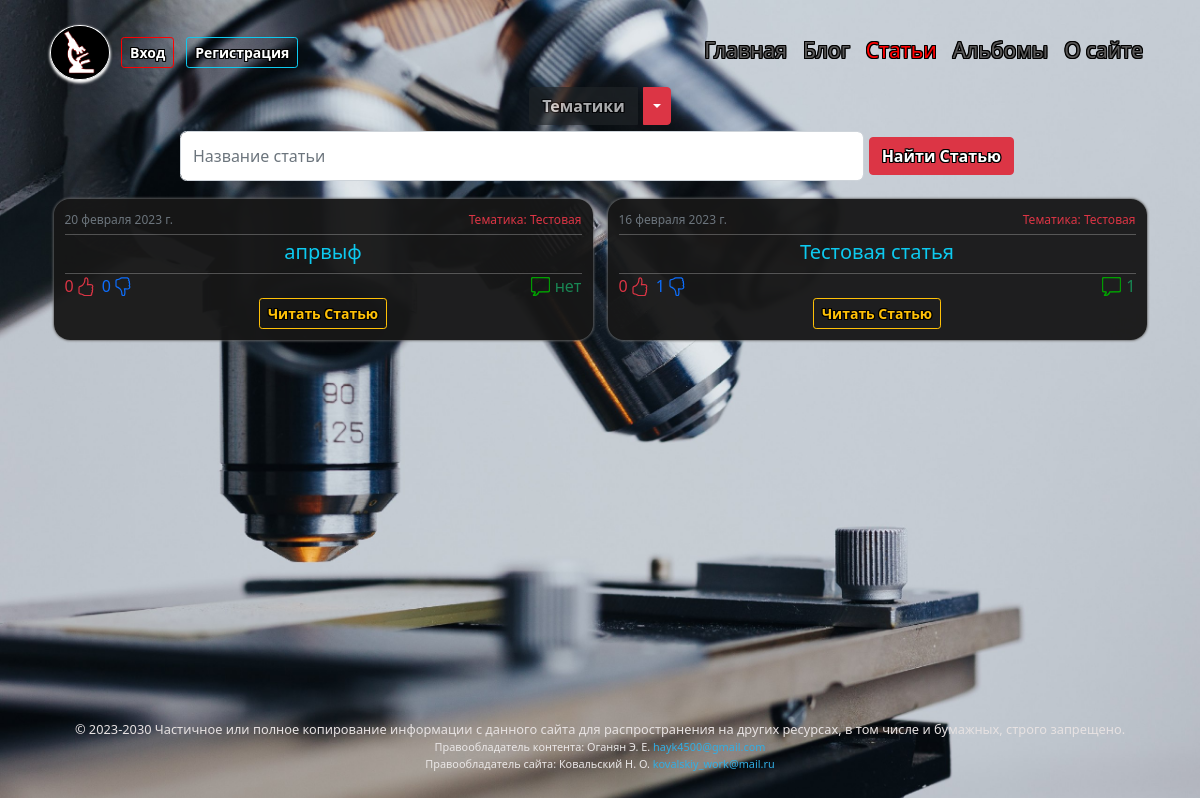
/articles/, run on an earlier commit of the app's database.
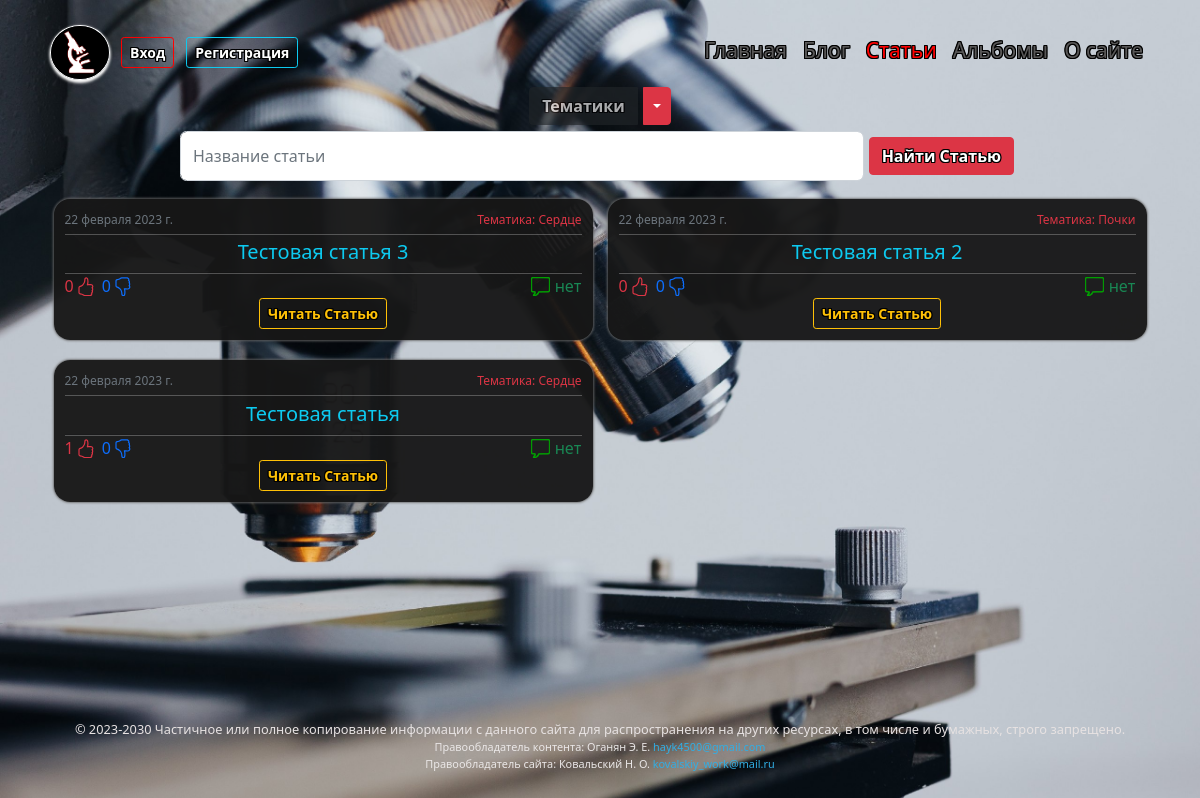
And on a later commit of the database.
### articles/models.py (models this page shows, shortened)
class Article(models.Model):
    title = models.CharField(verbose_name='Статья', max_length=40, unique=True)
    slug = models.SlugField(max_length=40, unique=True, db_index=True, verbose_name='URL')
    body = RichTextUploadingField(verbose_name='Содержание')
    time_create = models.DateTimeField(verbose_name='Время создания', auto_now_add=True)
    is_published = models.BooleanField(verbose_name='Публикация', default=True)
    thematic = models.ForeignKey('Thematic', verbose_name='Тематика', on_delete=models.PROTECT, null=False)
    thumbsup = models.IntegerField(verbose_name='Нравится', default='0')
    thumbsdown = models.IntegerField(verbose_name='Не нравится', default='0')
    thumbs = models.ManyToManyField(CustomUser, verbose_name='Голосовали', related_name='thumbs_article', default=None, blank=True)
    def get_absolute_url(self):
        return reverse('article', kwargs={'article_slug': self.slug})
    class Meta:
        verbose_name = "Статью"
        verbose_name_plural = "Статьи"
        ordering = ['-time_create']

class Thematic(models.Model):
    name = models.CharField(verbose_name='Тематика', max_length=40, db_index=True, unique=True)
    slug = models.SlugField(max_length=80, unique=True, db_index=True, verbose_name='URL')
    def __str__(self):
        return self.name
    def get_absolute_url(self):
        return reverse('thematic', kwargs={'thematic_slug': self.slug})
    class Meta:
        verbose_name = "Тематику"
        verbose_name_plural = "Тематики"

### articles/views.py (the view)
# urls.py: path('', ArticlesList.as_view(), name='articles'),
class ArticlesList(ArticleMixin, ListView):
    model = Article
    template_name = 'articles/articles.html'
    context_object_name = 'articles'
    def get_context_data(self, *, object_list=None, **kwargs):
        context = super().get_context_data(**kwargs)
        context['title'] = 'Статьи'
        return context
    def get_queryset(self):
        return Article.objects.annotate(number_of_comments=Count('comments_article', filter=Q(comments_article__status=True)))\
            .filter(is_published=True)\
            .order_by('-time_create')

### articles/templatetags/articles_tags.py (called while the page is built)
@register.inclusion_tag('articles/list_thematics.html', name='showthematics')
def show_organ_system_and_album(thematic_selected=0):
    thematic = Thematic.objects.annotate(Count('article')).filter(article__is_published=True)
    return {'thematic': thematic, 'thematic_selected': thematic_selected}

### blog/context_processors.py (called while the page is built)
def menu_context_processor(request):
    return {'menu': menu, 'home': home}

### articles/templates/articles/articles.html (shortened to what this page needs)
{% extends 'blog/include/base.html' %}
{% block content %}
{% include 'articles/include/base_articles.html' %}
{% endblock %}

### articles/templates/articles/include/base_articles.html (shortened to what this page needs)
{% load articles_tags %}
{% load static %}
{% if request.resolver_match.view_name == 'search_articles' %}
{% showthematics thematic_selected=-1%}
{%else%}
{% showthematics thematic_selected=thematic_selected%}
{% endif %}
<form action="{% url 'search_articles' %}" class="form" method="get" style="wight:auto; margin-left:15%; margin-right:15%;">{% csrf_token %}
    <div class="input-group" >
        <input id="search" name="q" type="search" class="form-control"  required="" placeholder="Название статьи" style="border-radius:0.4em;">
        <span class="input-group-btn">
            <button type="submit" class="btn btn-danger">Найти Статью</button>
        </span>
    </div>
</form>
<div class="profile-2">
    <div class="row row-cols-1 row-cols-md-2 row-cols-lg-2  g-1">
        {% for article in articles %}
        <div class="col">
            <div class="profile-cust card ">
                <div class="card-body">
                    <span class="right" style="float:right;"><p class="text-danger time">Тематика: {{article.thematic}}</p></span><span class="left" style="float:left;"><p class="text-muted time">{{article.time_create|date}}</p></span>
                    <br>
                    <hr class="text-white" style="margin-top:0%; margin-bottom:1%">
                    <h4 class="text-info fs-5 text-center">{{ article.title|truncatechars:51 }}</h4>
                </div>
                <div class="card-footer ">
                    <hr class="text-white" style="margin-top:0%; margin-bottom:0%">
                    <span class="right" style="float:right;">
                         <ul class="lines">
                             <li class="lines"><image class="btn-like" src="{% static 'blog/images/comment.png' %}" style="margin-top:0.2em; margin-right:5px;" width="19em" height="19em"></image>
                             <li class="lines"><h7 class="text-success" style="margin-bottom:0px;">{{article.number_of_comments|default:"нет"}}</h7>
                        </ul>
                    </span>
                    <span class="left" style="float:left;">
                         <ul class="lines">
                              <li class="lines"><h7 class="text-danger" style="margin-bottom:0px;  margin-right:2px; color:red;">{{article.thumbsup}}</h7>
                              <li class="lines">
                              <li class="lines"><h7 class="text-primary" style="margin-bottom:0px;  margin-right:2px;">{{article.thumbsdown}}</h7>
                              <li class="lines">
                         </ul>
                    </span>
                    <br>
                    <div class="text-center">
                        <a href="{{article.get_absolute_url}}"><button type="button" class="btn btn-outline-warning btn-sm btn-profile">Читать Статью</button></a>
                    </div>
                </div>
            </div>
        </div>
        {% endfor %}
    </div>
</div>

What changed in the data, as far as the page shows it:
removed Article: thematic "Тестовая", time_create "20 февраля 2023 г.", title "апрвыф", number_of_comments "нет", thumbsup "0", thumbsdown "0"
removed Article: thematic "Тестовая", time_create "16 февраля 2023 г.", title "Тестовая статья", number_of_comments "1", thumbsup "0", thumbsdown "1"
added Article: thematic "Сердце", time_create "22 февраля 2023 г.", title "Тестовая статья 3", number_of_comments "нет", thumbsup "0", thumbsdown "0"
added Article: thematic "Почки", time_create "22 февраля 2023 г.", title "Тестовая статья 2", number_of_comments "нет", thumbsup "0", thumbsdown "0"
added Article: thematic "Сердце", time_create "22 февраля 2023 г.", title "Тестовая статья", number_of_comments "нет", thumbsup "1", thumbsdown "0"
